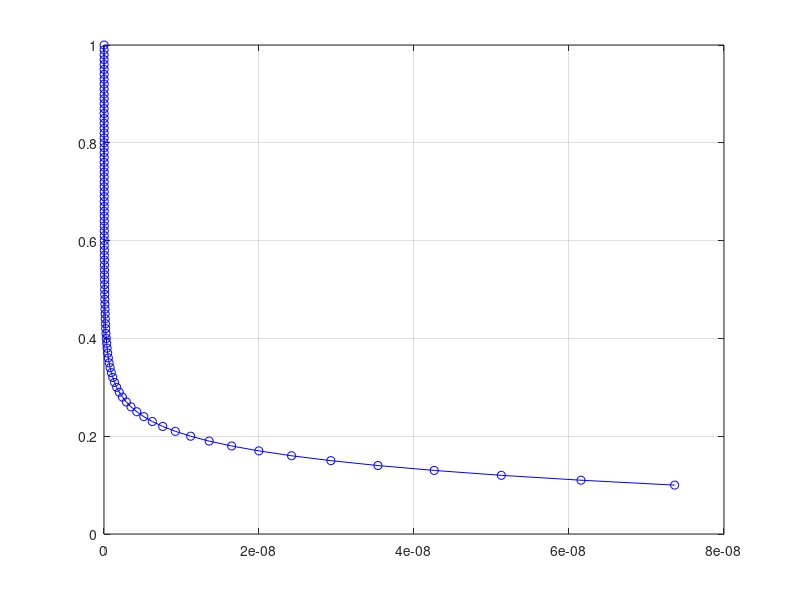

Here is the MATLAB script that generated this plot:
clear; clc; close all;

vdd_and_tp = load('vdd_and_tp_curve.mat');
vdd = vdd_and_tp.vdd;
tp = vdd_and_tp.tp;

plot(tp,vdd,'bo-'); grid;
%% propose a frequency, locate corresponding voltage

f_proposed=150E6;
Tclk_proposed = 1/f_proposed

VDD_nominal = 0.95;

f_scaled = 6.144E6;

f_proposed/f_scaled
f_proposed/f_scaled*1.403E-11

%% finalize the proposed freq, scaled VDD
% run synthesis
% nohup dc_shell -output_log_file NLC_opt.log -f NLC_opt.tcl &
% enter power results, look at scaled power

Tclk_nominal = [60 10 6.7]*10^(-9);
f_nominal = 1./Tclk_nominal;

VDD_scaled = [0.613 0.418 .390];

P_sw_nominal=[81.772 489.914 299.533]*10^(-6);
P_sc_nominal=[344.898 2.08e+03 9.64e+03]*10^(-6);
P_leak_nominal=[3.10e+11 3.10e+11 3.05e+11]*10^(-12);

P_sw_scaled=P_sw_nominal.*f_scaled./f_nominal.*(VDD_scaled/VDD_nominal).^2;

P_sc_scaled=P_sc_nominal.*f_scaled./f_nominal.*VDD_scaled/VDD_nominal;

P_leak_scaled=P_leak_nominal.*VDD_scaled/VDD_nominal;

P_scaled = P_sw_scaled + P_sc_scaled + P_leak_scaled